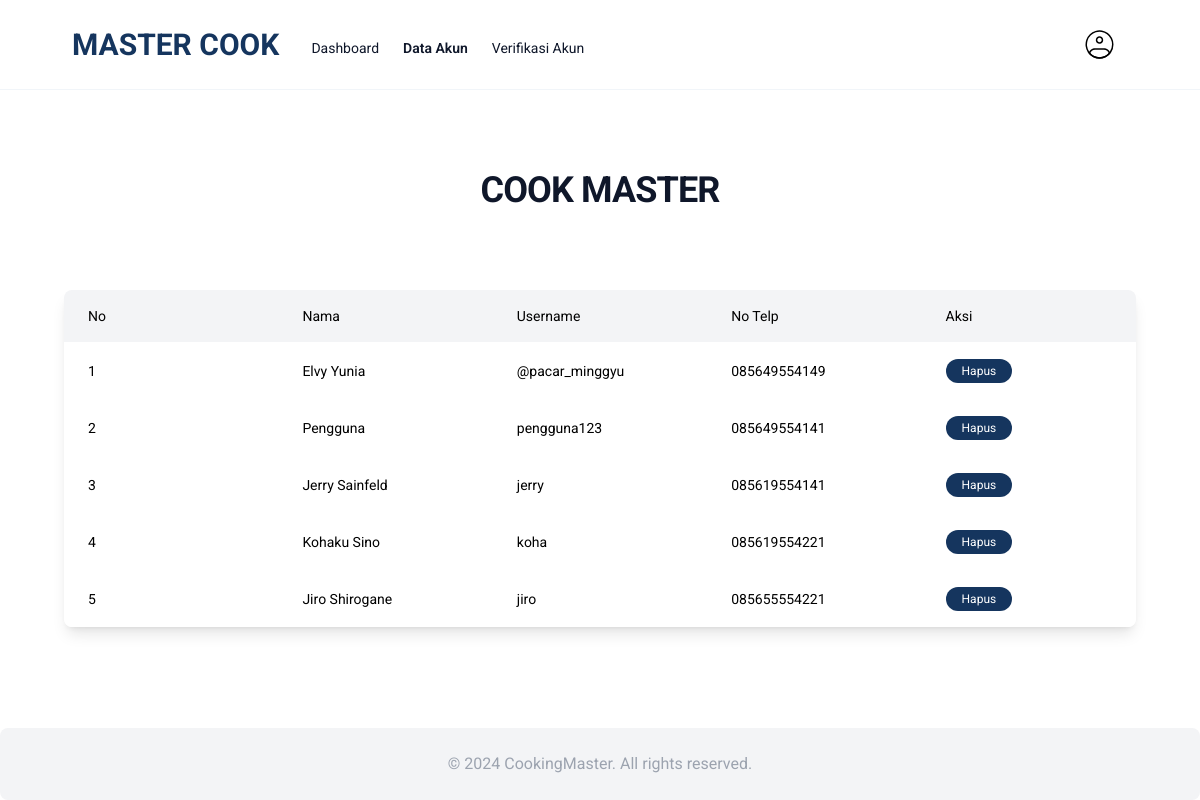
Screenshot of /master-cook/admin-data-pengguna with the database file from the repository.
### tables this page shows
CREATE TABLE `user` (
  `id` int NOT NULL,
  `username` varchar(60) NOT NULL,
  `nama` varchar(100) NOT NULL,
  `no_telp` varchar(20) NOT NULL,
  `password` varchar(255) NOT NULL,
  `role` enum('admin','chef','pengguna','') NOT NULL,
  `status` tinyint(1) NOT NULL
);

### app/View.php (called while the page is built, shortened)
<?php
class View
{
    public static function set(string $page, array $data=[]): void
    {
        extract($data);
        include 'app/Views/'.$page.'.php';
    }
}
?>

### app/controllers/AkunController.php (called while the page is built, shortened)
<?php
class AkunController
{
    public function adminDataPengguna()
    {
        $muser = new User();
        $users = $muser->all('pengguna');
        View::set('admin/melihat-akun-member',['users' => $users]);
    }
}
?>

### index.php (called while the page is built, shortened)
<?php
Router::run();
?>

### app/Database.php (called while the page is built, shortened)
<?php
class Database
{
    private string $driver = 'mysql';
    private string $host = 'localhost';
    private string $dbname = 'master_cook';
    private string $name = 'root';
    private string $password = '';
    protected \PDO|null $connection = null;
    private function connect(): void
    {
        try {
            $connection = new \PDO($this->driver . ':'.'host=' . $this->host .';dbname=' . $this->dbname, $this->name, $this->password);
            $this->connection = $connection;
        } catch (\PDOException $e) {
            throw $e;
        }
    }
    private function close(): void
    {
        $this->connection = null;
    }
    public function executeNoBind(string $sql, bool $fetch_all = false): array|bool
    {
        $this->connection->setAttribute(\PDO::ATTR_ERRMODE, \PDO::ERRMODE_EXCEPTION);
        $statement = $this->connection->query($sql);
        if($fetch_all) {
            $result = $statement->fetchAll(\PDO::FETCH_ASSOC);
        } else {
            $result = $statement->fetch(\PDO::FETCH_ASSOC);
        }
        return $result;
    }
}
?>

### app/models/user.php (called while the page is built, shortened)
<?php
class User
{
    private $db;
    private $table = 'user';
    public function __construct() {
        $this->db = new Database();
    }
    public function all($role = null)
    {
        if(isset($role)) {
            $sql = "SELECT * FROM user WHERE role = '$role' AND status = 1;";
            return $this->db->executeNoBind($sql,true);
        }
        return $this->db->readMany($this->table);
    }
}
?>

### app/views/admin/melihat-akun-member.php (the view, shortened to what this page needs)
<!DOCTYPE html>
<html lang="en">
<head>
    <link href="../master-cook/public/dist/output.css" rel="stylesheet">
</head>
<body class="font-roboto">
<?php $baseurl = '/master-cook/' ?>
    <header class="sticky inset-0 z-50 border-b border-slate-100 bg-white/80 backdrop-blur-lg">
        <nav class="mx-auto flex max-w-6xl gap-8 px-6 transition-all duration-200 ease-in-out lg:px-12 py-4">
            <div class="relative flex items-center">
                <h1 class="justify-center text-3xl font-bold text-light-logo cursor-pointer">MASTER COOK</h1>
            </div>
            <ul class="hidden items-center justify-center gap-6 md:flex">
                <li class="pt-1.5 font-dm text-sm font-normal text-slate-900">
                    <a href="<?=$baseurl . 'admin-dashboard'?>">Dashboard</a>
                </li>
                <li class="pt-1.5 font-dm text-sm font-semibold text-slate-900">
                    <a href="<?=$baseurl . 'admin-data-akun'?>">Data Akun</a>
                </li>
                <li class="pt-1.5 font-dm text-sm font-normal text-slate-900">
                    <a href="<?=$baseurl . 'admin-verifikasi-akun'?>">Verifikasi Akun</a>
                </li>
            </ul>
            <div class="flex-grow"></div>
            <a href="<?=$baseurl . 'admin-profil'?>" class="hidden items-center justify-center gap-10 md:flex">
                <img src="./image/user1.svg" alt="" class="w-full h-[50%]">
            </a>
        </nav>
    </header>
    <div class="bg-white px-2 py-20">
        <div class="mx-auto max-w-6xl ">
            <h2 class="text-center font-display text-3xl uppercase font-bold tracking-tight text-slate-900 md:text-4xl">
                Cook Master
            </h2>
            <div class="shadow-lg rounded-lg overflow-hidden mx-4 md:mx-10 my-20">
                <table class="w-full table-fixed items-center">
                    <thead>
                        <tr class="bg-gray-100">
                            <th class="w-1/4 py-4 px-6 text-left text-black font-normal text-sm">No</th>
                            <th class="w-1/4 py-4 px-6 text-left text-black font-normal text-sm">Nama</th>
                            <th class="w-1/4 py-4 px-6 text-left text-black font-normal text-sm">Username</th>
                            <th class="w-1/4 py-4 px-6 text-left text-black font-normal text-sm">No Telp</th>
                            <th class="w-1/4 py-4 px-6 text-left text-black font-normal text-sm">Aksi</th>
                        </tr>
                    </thead>
                    <tbody class="bg-white">
                    <?php foreach ($users as $key => $user): ?>
                        <tr>
                            <td class="py-4 px-6 text-sm font-normal"><?= $key + 1;?></td>
                            <td class="py-4 px-6 text-sm truncate font-normal"><?= $user['nama'];?></td>
                            <td class="py-4 px-6 text-sm font-normal"><?= $user['username'];?></td>
                            <td class="py-4 px-6 text-sm font-normal"><?= $user['no_telp'];?></td>
                            <td class="py-4 px-6 flex ">
                                <form action="<?=$baseurl . 'admin-data-pengguna'?>" method="POST">
                                    <button type="submit"
                                    class="bg-light-logo text-white py-1 px-4 rounded-full text-xs">Hapus</button>
                                </form>
                            </td>
                        </tr>
                        <?php endforeach; ?>
                    </tbody>
                </table>
            </div>
        </div>
        <div class="rounded-lg w-full py-6 bg-gray-100 justify-end absolute inset-x-0 bottom-0">
            <h1 class=" text-base font-normal text-gray-400 text-center">© 2024 CookingMaster. All rights reserved.</h1>
        </div>
    </div>
</body>
</html>

### app/Router.php (shortened to what this page needs)
<?php
class Router
{
    private static array $routes = [];
    public static function add(string $method,
                               string $path,
                               string $controller,
                               string $function,
                               array  $middlewares = []): void
    {
        self::$routes[] = [
            'method' => $method,
            'path' => $path,
            'controller' => $controller,
            'function' => $function,
            'middlewares' => $middlewares
        ];
    }
    public static function run(): void
    {
        $path = '/master-cook/';
        if (isset($_SERVER['REQUEST_URI'])) $path = $_SERVER['REQUEST_URI'];
        $method = $_SERVER['REQUEST_METHOD'];
        foreach (self::$routes as $route) {
            $pattern = '#^' . $route['path'] . '$#';
            if (preg_match($pattern, $path, $variables) && $method == $route['method']) {
                $controller = new $route['controller'];
                $function = $route['function'];
                array_shift($variables);
                call_user_func_array([$controller, $function], $variables);
                return;
            }
        }
    }
}
?>

### rows the page displays
user: nama "Elvy Yunia", username "@pacar_minggyu", no_telp "085649554149"
user: nama "Pengguna", username "pengguna123", no_telp "085649554141"
user: nama "Jerry Sainfeld", username "jerry", no_telp "085619554141"
user: nama "Kohaku Sino", username "koha", no_telp "085619554221"
user: nama "Jiro Shirogane", username "jiro", no_telp "085655554221"
